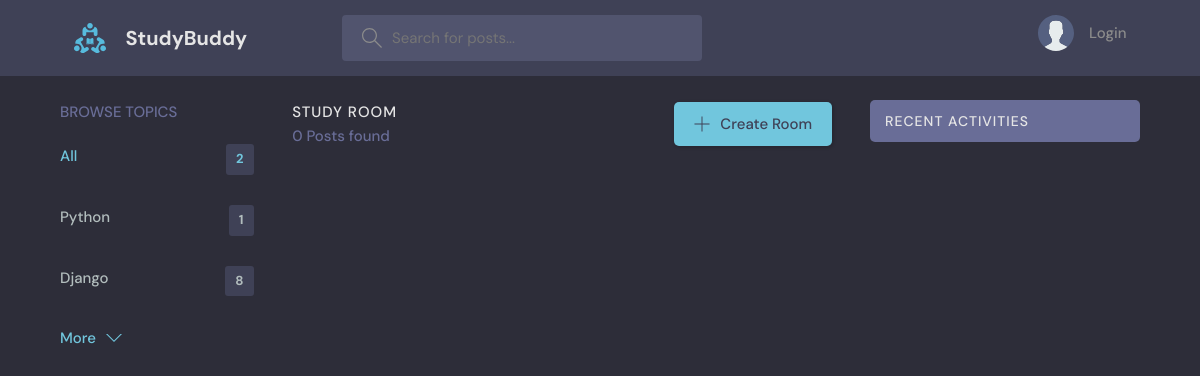
The app's page /?q=Culinary, older data.
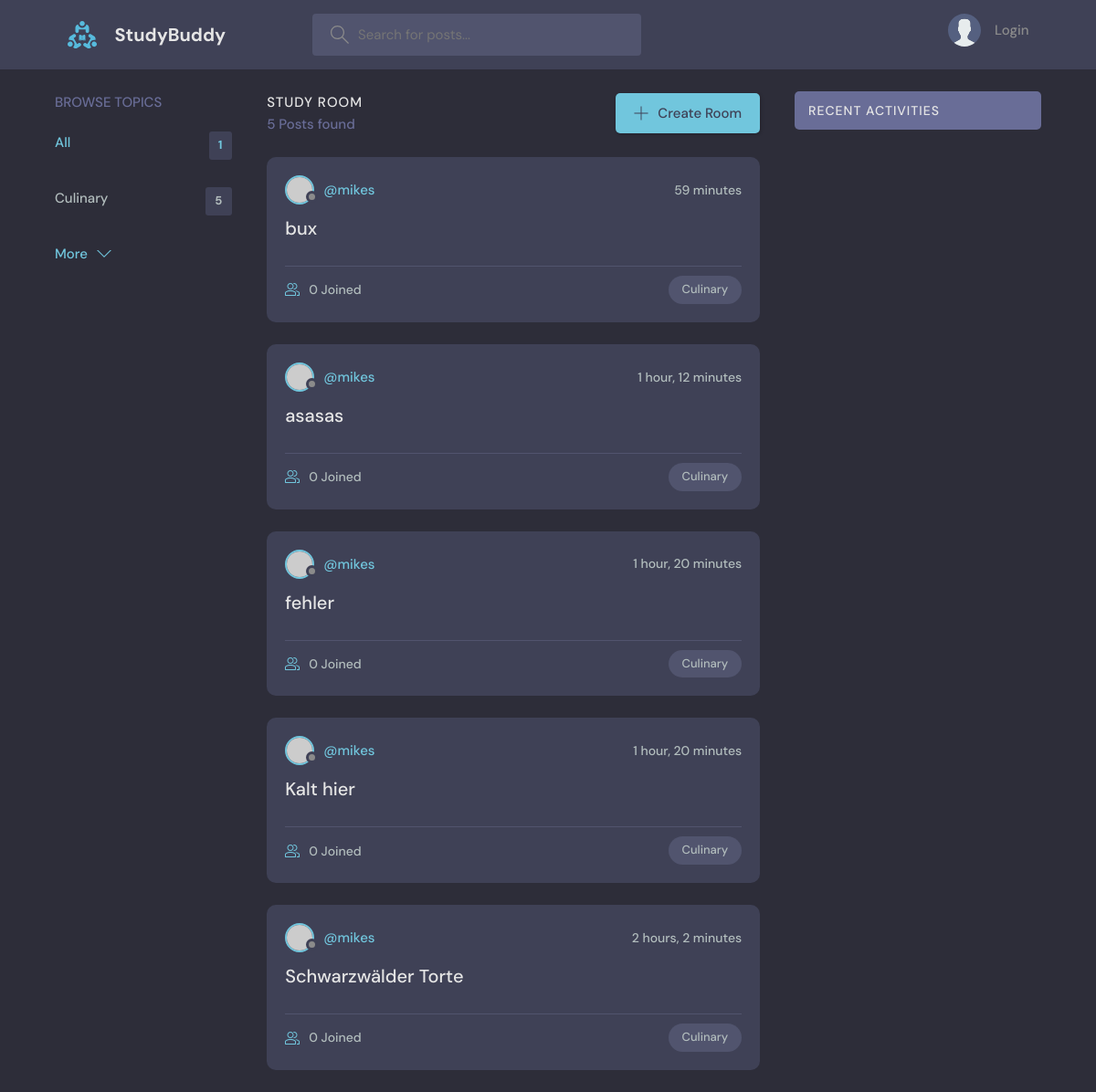
The same page, newer data.
### base/models.py (models this page shows, shortened)
class Topic(models.Model):
    name = models.CharField(max_length=200)
    def __str__(self):
        return self.name

class Room(models.Model):
    host = models.ForeignKey(User, on_delete= models.SET_NULL, null=True)
    topic = models.ForeignKey(Topic, on_delete= models.SET_NULL, null=True)
    region = models.ForeignKey(Region, on_delete=models.SET_NULL, null=True)
    name = models.CharField(max_length=200)
    description = RichTextField(blank=True, null=True)
    updated = models.DateTimeField(auto_now = True)
    created = models.DateTimeField(auto_now_add=True)
    participants = models.ManyToManyField(User, related_name='participants', blank=True)
    class Meta:
        ordering = ['-updated', '-created']

### base/views.py (the view)
# urls.py: path('', views.home, name='home'),
def home(request):
    q = request.GET.get('q') if request.GET.get('q') !=None else ''
    rooms = Room.objects.filter(
        Q(topic__name__icontains=q) |
        Q(name__icontains=q) |
        Q(description__icontains=q) )
    topics = Topic.objects.all()
    room_count = rooms.count()
    room_messages = Message.objects.filter(Q(room__topic__name__icontains=q))
    context = {
        'rooms': rooms, 'topics':topics,
        'room_count': room_count, 'room_messages':room_messages}
    return render(request,'base/home.html', context)

### base/templates/base/home.html (shortened to what this page needs)
{% extends 'main.html' %}
{% block content %}
    <main class="layout layout--3">
      <div class="container">
        {% include 'base/topics_component.html' %}
        <div class="roomList">
          <div class="roomList__header">
            <div>
              <h2>Study Room</h2>
              <p>{{room_count}} Posts found</p>
            </div>
            <a class="btn btn--main" href="{% url 'create-room' %}">
              <svg version="1.1" xmlns="http://www.w3.org/2000/svg" width="32" height="32" viewBox="0 0 32 32">
                <title>add</title>
                <path
                  d="M16.943 0.943h-1.885v14.115h-14.115v1.885h14.115v14.115h1.885v-14.115h14.115v-1.885h-14.115v-14.115z"
                ></path>
              </svg>
              Create Room
            </a>
          </div>
          {% include 'base/feed_component.html' %}
        </div>
        {% include 'base/activity_component.html' %}
      </div>
    </main>
  {% endblock  %}

### base/templates/base/topics_component.html
<div class="topics">
    <div class="topics__header">
      <h2>Browse Topics</h2>
    </div>
    <ul class="topics__list">
      <li>
        <a href=" {% url 'home' %}" class="active">All <span>{{topics.count}}</span></a>
      </li>
      {% for topic in topics%}
      <li>
        <a href="{% url 'home' %}?q={{topic.name}}">{{topic}} <span>{{topic.room_set.all.count}}</span></a>
      </li>
      {% endfor %}
    </ul>
    <a class="btn btn--link" href="topics.html">
      More
      <svg version="1.1" xmlns="http://www.w3.org/2000/svg" width="32" height="32" viewBox="0 0 32 32">
        <title>chevron-down</title>
        <path d="M16 21l-13-13h-3l16 16 16-16h-3l-13 13z"></path>
      </svg>
    </a>
</div>

### base/templates/base/feed_component.html (shortened to what this page needs)
{% for room in rooms %}
<div class="roomListRoom">
    <div class="roomListRoom__header">
      <a href="{% url 'user-profile' room.host.id %}" class="roomListRoom__author">
        <div class="avatar avatar--small">
          <img src="https://randomuser.me/api/portraits/women/11.jpg" />
        </div>
        <span>@{{room.host.username}}</span>
      </a>
      <div class="roomListRoom__actions">
        <span>{{room.created | timesince}}</span>
      </div>
    </div>
    <div class="roomListRoom__content">
      <a href="{% url 'room' room.id %}">{{room.name}}</a>
    </div>
    <div class="roomListRoom__meta">
      <a href="{% url 'room' room.id %}" class="roomListRoom__joined">
        {{room.participants.all.count}} Joined
      </a>
      <p class="roomListRoom__topic">{{room.topic.name}}</p>
    </div>
  </div>
{% endfor %}

Row changes from the older to the newer data that the page shows:
removed Topic: name "Django", room_set.all.count "8"
changed Topic: name "Python" → "Culinary"; room_set.all.count "1" → "5"
now on this page (row edited): Room: host.username "mikes", created "59 minutes", name "bux", participants.all.count "0", topic.name "Culinary"
now on this page (row edited): Room: host.username "mikes", created "1 hour, 12 minutes", name "asasas", participants.all.count "0", topic.name "Culinary"
added Room: host.username "mikes", created "1 hour, 20 minutes", name "fehler", participants.all.count "0", topic.name "Culinary"
now on this page (row edited): Room: host.username "mikes", created "1 hour, 20 minutes", name "Kalt hier", participants.all.count "0", topic.name "Culinary"
now on this page (row edited): Room: host.username "mikes", created "2 hours, 2 minutes", name "Schwarzwälder Torte", participants.all.count "0", topic.name "Culinary"
Text that changed along with them:
{{ topics.count }}: "2" → "1"
{{ room_count }}: "0" → "5"
